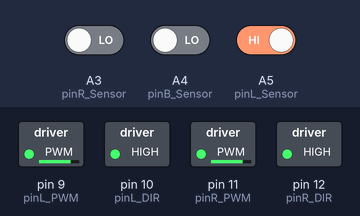
A sketch run on a simulated Arduino Uno, built with avr-gcc and run on an emulated ATmega328P. On the bench: switched loads named in the sketch (green lamp = pin HIGH). The test bench sets the inputs (shaded band); at power-on: A4 (pinB_Sensor) LOW, A5 (pinL_Sensor) HIGH, A3 (pinR_Sensor) LOW.

Above: at 1.2 s.
1.3 s: A4 (pinB_Sensor) driven HIGH
At 2.4 s:
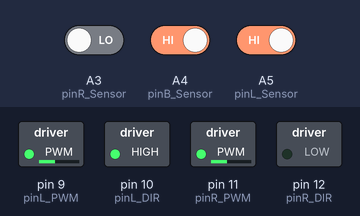
2.8 s: A5 (pinL_Sensor) driven LOW
At 5.3 s:
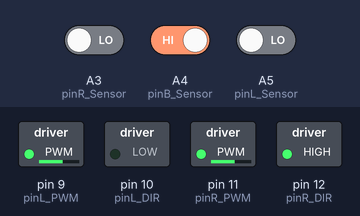
5.8 s: A5 (pinL_Sensor) driven HIGH
7.4 s: A3 (pinR_Sensor) driven HIGH
At 8.3 s:
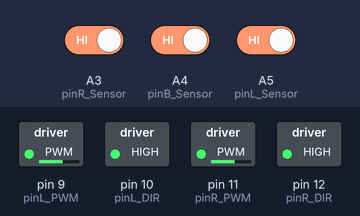
8.9 s: A3 (pinR_Sensor) driven LOW
At 9.4 s:
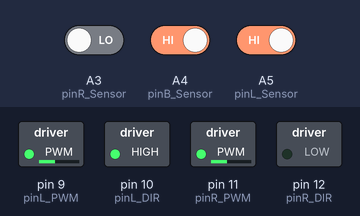
10.4 s: A5 (pinL_Sensor) driven LOW
At 10.55 s:
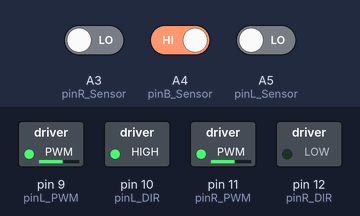
Timing chart, 0 to 13.1 s (numbered marks = the images above; inputs shaded):
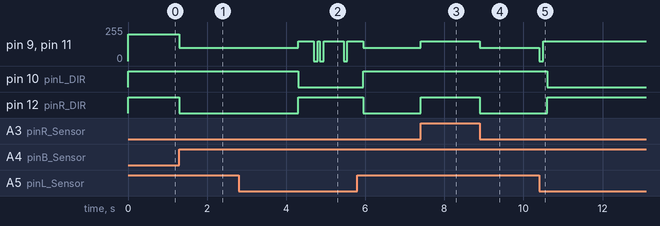

The sketch:

lab_06_logic.ino
```cpp
/*
  ELEC1100 Your Lab#06 & Project Template

  To program the car tracking the white line on a dark mat

  Group No. (number of your project box):
  Group Member 1 (name & SID):
  Group Member 2 (name & SID):

*/

// assign meaningful names to those pins that will be used

// Pin definitions
const int pinL_Sensor = A5;      // Pin A5: left sensor
const int pinB_Sensor = A4;      // Pin A4: bumper sensor
const int pinR_Sensor = A3;      // Pin A3: right sensor

const int pinL_PWM = 9;          // Pin D9: left motor speed
const int pinL_DIR = 10;         // Pin D10: left motor direction

const int pinR_PWM = 11;         // Pin D11: right motor speed
const int pinR_DIR = 12;
// Pin D12: right motor direction
int st=0;
// State definitions
enum State {
  STOPPED,
  START,
  FOL0_PATH,
  TURN_LEFT,
  IN_LOOP,
  EXIT_LOOP,
  TURN_Lefttocruve,
  TURN_360,
  BACKWARD
};
State currentState=0;


unsigned long actionStartTime = 0;
int countBumper = 0;   // For bumper sensor count
int loopCounter = 0;   // For loop navigation
int bothwhite=0;

void setup() {
  pinMode(pinB_Sensor, INPUT);
  pinMode(pinL_Sensor, INPUT);
  pinMode(pinR_Sensor, INPUT);

  pinMode(pinL_DIR, OUTPUT);
  pinMode(pinR_DIR, OUTPUT);

  pinMode(pinL_PWM, OUTPUT);
  pinMode(pinR_PWM, OUTPUT);

  // Initialize output pins
  digitalWrite(pinL_DIR, 1);   // Forward direction
  digitalWrite(pinR_DIR, 1);   // Forward direction
  analogWrite(pinL_PWM, 0);       // Stop at the start position
  analogWrite(pinR_PWM, 0);       // Stop at the start position
}
int firsttrigger=0;
void stop(){
  analogWrite(pinL_PWM, 0);
      analogWrite(pinR_PWM, 0);
      delay(100);
}
void loop() {
  // Read sensor values
  int bumperSensor = digitalRead(pinB_Sensor);
  int leftSensor = digitalRead(pinL_Sensor);
  int rightSensor = digitalRead(pinR_Sensor);
  if ( bumperSensor && countBumper == 0 ) {
    analogWrite(pinL_PWM, 0);
    analogWrite(pinR_PWM, 0);
  }
  else if ( !bumperSensor && countBumper == 0){
        analogWrite(pinL_PWM, 200);
        analogWrite(pinR_PWM, 200);
        digitalWrite(pinL_DIR, 1);
        digitalWrite(pinR_DIR, 1);
        delay(200);
        currentState=FOL0_PATH;
        countBumper++;

  }
  else if ( bumperSensor && countBumper == 1) {


  switch (currentState) {


    case FOL0_PATH:
      if (!leftSensor && !rightSensor) {
        switch (bothwhite) {
          case 0:
             currentState = TURN_LEFT;
             break;
          case 1:
          stop();
            currentState = IN_LOOP;
            break;

          case 3:
            currentState = TURN_Lefttocruve;
            break;
          case 4:
            currentState = TURN_360;
            break;
          case 5:
            currentState = BACKWARD;
            break;
          default:
            break;
        }
      } else if (leftSensor && rightSensor) {
        // Continue forward

        analogWrite(pinL_PWM, 150);
        analogWrite(pinR_PWM, 150);
        digitalWrite(pinL_DIR, 1);
        digitalWrite(pinR_DIR, 1);
      } else if (leftSensor && !rightSensor) {
        // Turn right
        analogWrite(pinL_PWM, 100);
        analogWrite(pinR_PWM, 100);
        digitalWrite(pinL_DIR, 1);
        digitalWrite(pinR_DIR, 0);
      } else if (!leftSensor && rightSensor) {
        // Turn left
        analogWrite(pinL_PWM, 150);
        analogWrite(pinR_PWM, 150);
        digitalWrite(pinL_DIR, 0);
        digitalWrite(pinR_DIR, 1);
      }
      break;

    case TURN_LEFT:
      // Turn left
       delay(1500);
      analogWrite(pinL_PWM, 150);
      analogWrite(pinR_PWM, 150);
      digitalWrite(pinL_DIR, 0);
      digitalWrite(pinR_DIR, 1);
      delay(400); // Adjust for timing of the turn
      bothwhite++;
      currentState = FOL0_PATH;
      break;

    case IN_LOOP:
      analogWrite(pinL_PWM, 150);
      analogWrite(pinR_PWM, 150);
      digitalWrite(pinL_DIR, 0);
      digitalWrite(pinR_DIR, 1);
      delay(50);
      if (leftSensor && rightSensor) {
        // Continue forward
        analogWrite(pinL_PWM, 150);
        analogWrite(pinR_PWM, 150);
        digitalWrite(pinL_DIR, 1);
        digitalWrite(pinR_DIR, 1);
      } else if (leftSensor && !rightSensor) {
        // Turn right
        analogWrite(pinL_PWM, 100);
        analogWrite(pinR_PWM, 100);
        digitalWrite(pinL_DIR, 1);
        digitalWrite(pinR_DIR, 0);
      } else if (!leftSensor && rightSensor) {
        // Turn left
        analogWrite(pinL_PWM, 150);
        analogWrite(pinR_PWM, 150);
        digitalWrite(pinL_DIR, 0);
        digitalWrite(pinR_DIR, 1);
      }
      else if (!leftSensor && !rightSensor){
        stop();
        analogWrite(pinL_PWM, 150);
        analogWrite(pinR_PWM, 150);
        digitalWrite(pinL_DIR, 0);
        digitalWrite(pinR_DIR, 1);
        delay(400);
            if (leftSensor && rightSensor) {
         // Continue forward
        analogWrite(pinL_PWM, 150);
        analogWrite(pinR_PWM, 150);
        digitalWrite(pinL_DIR, 1);
        digitalWrite(pinR_DIR, 1);
        } else if (leftSensor && !rightSensor) {
        // Turn right
        analogWrite(pinL_PWM, 100);
        analogWrite(pinR_PWM, 100);
        digitalWrite(pinL_DIR, 1);
        digitalWrite(pinR_DIR, 0);
        } else if (!leftSensor && rightSensor) {
        // Turn left
        analogWrite(pinL_PWM, 150);
        analogWrite(pinR_PWM, 150);
        digitalWrite(pinL_DIR, 0);
        digitalWrite(pinR_DIR, 1);
        }
        else if (!leftSensor && !rightSensor ){

              currentState= EXIT_LOOP;
        }

      }


    case EXIT_LOOP:
      analogWrite(pinL_PWM, 150);
      analogWrite(pinR_PWM, 150);
      digitalWrite(pinL_DIR, 0);
      digitalWrite(pinR_DIR, 1);
      bothwhite++;
      delay(100); // Adjust for exit timing
      stop();
      if (leftSensor && rightSensor) {
        // Continue forward
        analogWrite(pinL_PWM, 150);
        analogWrite(pinR_PWM, 150);
        digitalWrite(pinL_DIR, 1);
        digitalWrite(pinR_DIR, 1);
      } else if (leftSensor && !rightSensor) {
        // Turn right
        analogWrite(pinL_PWM, 100);
        analogWrite(pinR_PWM, 100);
        digitalWrite(pinL_DIR, 1);
        digitalWrite(pinR_DIR, 0);
      } else if (!leftSensor && rightSensor) {
        // Turn left
        analogWrite(pinL_PWM, 150);
        analogWrite(pinR_PWM, 150);
        digitalWrite(pinL_DIR, 0);
        digitalWrite(pinR_DIR, 1);
      }
      else if (!leftSensor && !rightSensor){
      analogWrite(pinL_PWM, 150);
      analogWrite(pinR_PWM, 150);
      digitalWrite(pinL_DIR, 0);
      digitalWrite(pinR_DIR, 1);
      delay(400); // Adjust for timing of the turn
      currentState = FOL0_PATH;
      bothwhite=3;
      break;
      }

      break;

    case TURN_Lefttocruve:
      stop();
      analogWrite(pinL_PWM, 150);
      analogWrite(pinR_PWM, 150);
      digitalWrite(pinL_DIR, 1);
      digitalWrite(pinR_DIR, 0);
      delay(100);
      bothwhite++;
      currentState=FOL0_PATH;

    case TURN_360:
      // 360-degree turn
      analogWrite(pinL_PWM, 150);
      analogWrite(pinR_PWM, 150);
      digitalWrite(pinL_DIR, 0);
      digitalWrite(pinR_DIR, 1);

      delay(1500); // Adjust for full spin
      currentState = FOL0_PATH;
      bothwhite++;
      break;
  /*
    case BACKWARD:
      // Move backward
      analogWrite(pinL_PWM, 150);
      analogWrite(pinR_PWM, 150);
      digitalWrite(pinL_DIR, 0);
      digitalWrite(pinR_DIR, 0);

      delay(1000); // Move back for 1 second
      currentState = STOPPED;
      analogWrite(pinL_PWM, 0);
      analogWrite(pinR_PWM, 0);
      break; */
  }
  }


}
```

Measured:
- after the input at 1.3 s, pin 9 (pinL_PWM), pin 11 (pinR_PWM): 200/255 → 100/255 at once; pin 12 (pinR_DIR): HIGH → LOW at once
- after the input at 2.8 s, pin 9 (pinL_PWM), pin 11 (pinR_PWM): goes 150/255 0.40 s, 0/255 0.25 s, 150/255 0.50 s, 0/255 0.10 s, then 150/255, starting after 1.5 s; pin 10 (pinL_DIR): HIGH → LOW after 1.5 s; pin 12 (pinR_DIR): LOW → HIGH after 1.5 s
- after the input at 7.4 s, pin 9 (pinL_PWM), pin 11 (pinR_PWM): 100/255 → 150/255 at once; pin 12 (pinR_DIR): LOW → HIGH at once
- after the input at 8.9 s, pin 9 (pinL_PWM), pin 11 (pinR_PWM): 150/255 → 100/255 at once; pin 12 (pinR_DIR): HIGH → LOW at once
- after the input at 10.4 s, pin 9 (pinL_PWM), pin 11 (pinR_PWM): 100/255 → 0/255 at once, → 150/255 0.10 s later; pin 10 (pinL_DIR): HIGH → LOW after 0.20 s; pin 12 (pinR_DIR): LOW → HIGH after 0.20 s
